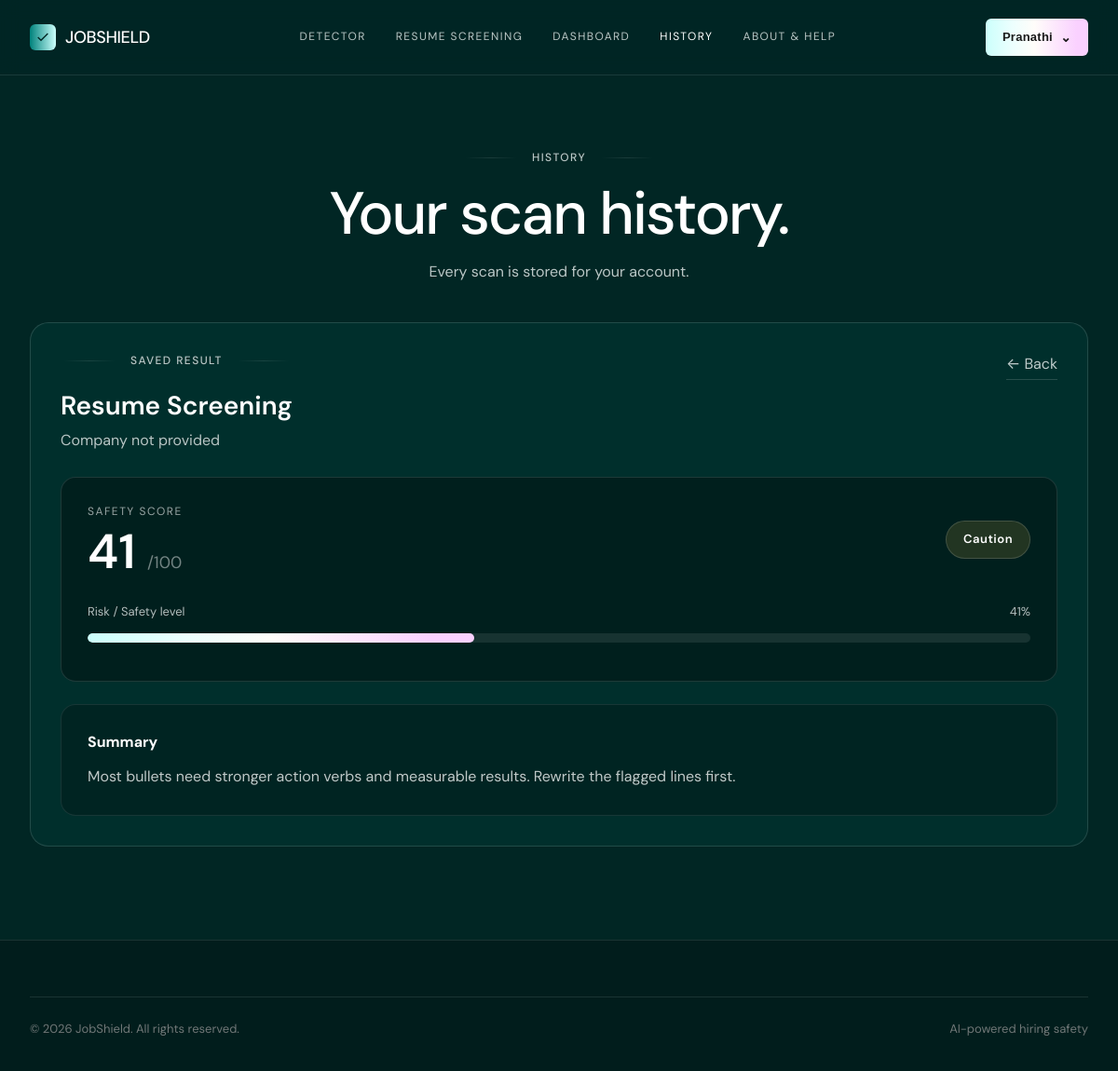
The app's page /history/3 (signed in) with its own data.
### models.py (models this page shows, shortened)
class User(UserMixin, db.Model):
    __tablename__ = "users"
    id = db.Column(db.Integer, primary_key=True)
    email = db.Column(db.String(255), unique=True, nullable=False, index=True)
    username = db.Column(db.String(80), unique=True, nullable=True, index=True)
    password_hash = db.Column(db.String(255), nullable=True)
    google_id = db.Column(db.String(255), unique=True, nullable=True, index=True)
    needs_username = db.Column(db.Boolean, default=False, nullable=False)
    is_admin = db.Column(db.Boolean, default=False, nullable=False)
    created_at = db.Column(db.DateTime, default=datetime.utcnow, nullable=False)
    scans = db.relationship(
        "Scan",
        backref="user",
        lazy=True,
        cascade="all, delete-orphan"
    )
    profile = db.relationship(
        "UserProfile",
        backref="user",
        uselist=False,
        lazy=True,
        cascade="all, delete-orphan"
    )

class Scan(db.Model):
    __tablename__ = "scans"
    id = db.Column(db.Integer, primary_key=True)
    user_id = db.Column(
        db.Integer,
        db.ForeignKey("users.id"),
        nullable=False,
        index=True
    )
    created_at = db.Column(
        db.DateTime,
        default=datetime.utcnow,
        nullable=False,
        index=True
    )
    job_title = db.Column(
        db.String(255),
        nullable=False,
        default="Untitled job"
    )
    company_name = db.Column(
        db.String(255),
        nullable=True
    )
    score = db.Column(
        db.Integer,
        nullable=False,
        default=0
    )
    risk = db.Column(
        db.String(50),
        nullable=False,
        default="Caution"
    )
    result_json = db.Column(
        db.Text,
        nullable=False
    )
    def get_result(self):
        import json
        try:
            return json.loads(self.result_json)
        except (TypeError, ValueError):
            return {}

### app.py (the view)
@app.route("/history/<int:scan_id>")
@login_required
def history_detail(scan_id):
    scan = Scan.query.filter_by(id=scan_id, user_id=current_user.id).first_or_404()
    result = scan.get_result()
    return render_template(
        "history.html",
        title="History",
        active="history",
        history=[scan],
        selected_scan=scan,
        selected_result=result,
    )

### models.py (called while the page is built)
@login_manager.user_loader
def load_user(user_id):
    try:
        return db.session.get(User, int(user_id))
    except (TypeError, ValueError):
        return None

### templates/history.html (shortened to what this page needs)
{% extends 'base.html' %}
{% block content %}
<main class="page">
  <div class="wrap">
    <div class="page-head">
      <div class="eyebrow">History</div>
      <h1>Your scan history.</h1>
      <p>Every scan is stored for your account.</p>
    </div>
    {% if selected_scan %}
    <div class="history-result-card">
      <div class="result-card-top">
        <div>
          <div class="eyebrow">Saved Result</div>
          <h2>
            {{ selected_scan.job_title }}
          </h2>
          {% if selected_scan.company_name %}
            <p class="result-company">
              {{ selected_scan.company_name }}
            </p>
          {% else %}
            <p class="result-company">
              Company not provided
            </p>
          {% endif %}
        </div>
        <a class="back-link" href="/history">
          ← Back
        </a>
      </div>
      <div class="score-card">
        <div class="score-header">
          <div>
            <span class="score-label">Safety Score</span>
            <div class="score-value">
              {{ selected_scan.score }}
              <span>/100</span>
            </div>
          </div>
          <div class="risk-badge risk-{{ selected_scan.risk|lower }}">
            {{ selected_scan.risk }}
          </div>
        </div>
        <div class="progress-section">
          <div class="progress-labels">
            <span>Risk / Safety level</span>
            <span>{{ selected_scan.score }}%</span>
          </div>
          <div class="progress-track">
            <div
              class="progress-fill"
              style="width: {{ [selected_scan.score, 100]|min }}%;"
            ></div>
          </div>
        </div>
      </div>
      {% if selected_result %}
      <div class="details-card">
        {% set actual_result = selected_result.get('result', selected_result) %}
        {% if actual_result.get('summary') %}
        <div class="detail-section">
          <h3>Summary</h3>
          <p>{{ actual_result.get('summary') }}</p>
        </div>
        {% endif %}
      </div>
      {% endif %}
    </div>
    {% endif %}
  </div>
</main>
{% endblock %}

### templates/base.html (shortened to what this page needs)
<!doctype html>
<html lang="en">
<head>
  <link rel="stylesheet" href="{{ url_for('static', filename='css/style.css') }}">
</head>
<body>
<header class="nav">
  <div class="wrap">
    <a href="/" class="logo"><span class="mark"><svg viewBox="0 0 24 24" fill="none" stroke="#012624" stroke-width="2"><path d="M4 12l5 5L20 6"/></svg></span>JOBSHIELD</a>
    <nav class="links">
      <a href="/detector" class="{{ 'active' if active=='detector' else '' }}">Detector</a>
      <a href="/resume-screening" class="{{ 'active' if active=='resume' else '' }}">Resume Screening</a>
      <a href="/dashboard" class="{{ 'active' if active=='dashboard' else '' }}">Dashboard</a>
      <a href="/history" class="{{ 'active' if active=='history' else '' }}">History</a>
      <a href="/about-help" class="{{ 'active' if active=='help' else '' }}">About &amp; Help</a>
    </nav>
    {% if current_user.is_authenticated %}
      <div class="account-menu">
        <button type="button" class="btn btn-nav account-trigger" aria-expanded="false" aria-haspopup="true">
          {{ current_user.username or 'Account' }} <span class="account-chevron">⌄</span>
        </button>
      </div>
    {% else %}
      <a href="{{ url_for('auth.login') }}" class="btn btn-nav btn-nav-gradient">Get Started</a>
    {% endif %}
  </div>
</header>
{% block content %}{% endblock %}
<footer><div class="wrap"><div class="footer-bottom"><span>© 2026 JobShield. All rights reserved.</span><span>AI-powered hiring safety</span></div></div></footer>
</body>
</html>

### static/css/style.css (style rules this page uses)
:root { --liquid-abyss:#012624; --liquid-deep:#011d1c; --liquid-kelp:#003734; --liquid-mist:#edfffe; --platinum:#ffffff; --silver-mist:#bbc7c6; --ash:#f2f2f2; --slate-deep:#707777; --lavender:#fde9ff; --gradient-aurora:linear-gradient(90deg,rgb(203,255,252) 0%,rgb(237,255,254) 26.25%,rgb(255,253,250) 47.57%,rgb(250,209,255) 88.96%); --gradient-bio:linear-gradient(90deg,rgb(0,130,124) 0%,rgb(203,255,252) 100%); --hairline:rgba(255,255,255,.1); --font-display:'DM Sans',ui-sans-serif,system-ui,-apple-system,sans-serif; --font-ui:Arial,ui-sans-serif,system-ui,sans-serif; }
* { box-sizing:border-box;margin:0;padding:0 }
html { scroll-behavior:smooth }
body { background:var(--liquid-abyss); color:var(--platinum); font-family:var(--font-display); line-height:1.45; -webkit-font-smoothing:antialiased }
a { color:inherit;text-decoration:none }
button,input,textarea,select { font:inherit }
.wrap { max-width:1200px; margin:0 auto; padding:0 32px }
header.nav { position:sticky; top:0; z-index:50; background:rgba(1,38,36,.72); backdrop-filter:blur(10px); -webkit-backdrop-filter:blur(10px); border-bottom:1px solid var(--hairline) }
header.nav .wrap { height:80px; display:flex; align-items:center; justify-content:space-between }
.logo { display:flex; align-items:center; gap:10px; font-weight:500; font-size:18px; letter-spacing:-.02em }
.logo .mark { width:28px; height:28px; border-radius:6px; background:var(--gradient-bio); display:flex; align-items:center; justify-content:center }
.logo .mark svg { width:16px; height:16px }
nav.links { display:flex; align-items:center; gap:32px }
nav.links a { font-weight:400; font-size:12px; letter-spacing:.12em; text-transform:uppercase; color:var(--silver-mist); transition:color .15s ease }
nav.links a:hover, nav.links a.active { color:var(--platinum) }
.btn { font-family:var(--font-ui); font-size:14px; letter-spacing:.02em; display:inline-flex; align-items:center; justify-content:center; gap:8px; cursor:pointer; border:none; white-space:nowrap }
.btn-nav { background:var(--liquid-kelp); color:var(--platinum); padding:10px 18px; border-radius:6px; font-size:13px; border:1px solid var(--hairline) }
.page { padding:80px 0 100px; min-height:calc(100vh - 80px) }
.page-head { max-width:760px; margin:0 auto 42px; text-align:center }
.eyebrow { display:flex; align-items:center; justify-content:center; gap:16px; font-weight:500; font-size:12px; letter-spacing:.12em; text-transform:uppercase; color:var(--silver-mist); margin-bottom:20px }
.eyebrow:before, .eyebrow:after { content:""; height:1px; width:56px; background:linear-gradient( 90deg, transparent, var(--hairline), transparent ) }
.page-head h1 { font-size:clamp(40px,6vw,64px); font-weight:500; letter-spacing:-.03em; line-height:1; margin-bottom:18px }
.page-head p { color:var(--silver-mist); font-size:16px }
footer { background:var(--liquid-deep); padding:60px 0 35px; margin-top:0; border-top:1px solid var(--hairline) }
.footer-bottom { display:flex; justify-content:space-between; align-items:center; border-top:1px solid var(--hairline); padding-top:25px; font-size:13px; color:var(--slate-deep) }
.account-menu { position:relative }
.account-trigger { background:var(--gradient-aurora); color:#1a1a1a; font-weight:600; border:0; min-height:40px; box-shadow:0 0 0 1px rgba(255,255,255,.08) inset }
.account-chevron { font-size:14px; line-height:1; transition:transform .15s ease }
.progress-track { height:6px; background:rgba(255,255,255,.08); border-radius:99px; overflow:hidden; margin:13px 0 }
.progress-track>div { height:100%; width:0; background:var(--gradient-aurora); transition:width .45s ease }

### records on screen
User: username "Pranathi"
Scan: job_title "Resume Screening", score "41", risk "Caution"

### other values on screen
{{ actual_result.get('summary') }} "Most bullets need stronger action verbs and measurable results. Rewrite the flagged lines first."
